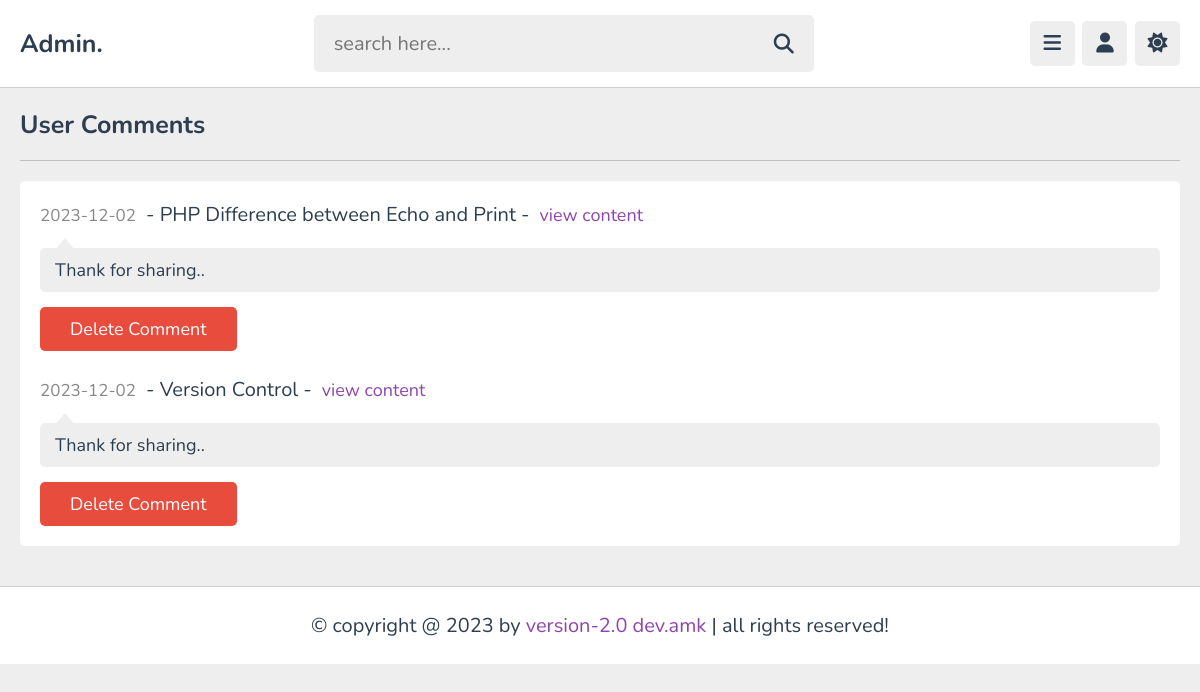
Page /admin/comments.php (signed in) on the committed database.
### tables this page shows
CREATE TABLE `comments` (
  `id` varchar(20) NOT NULL,
  `content_id` varchar(20) NOT NULL,
  `user_id` varchar(20) NOT NULL,
  `tutor_id` varchar(20) NOT NULL,
  `comment` varchar(1000) NOT NULL,
  `date` date NOT NULL DEFAULT current_timestamp()
);

CREATE TABLE `content` (
  `id` varchar(20) NOT NULL,
  `tutor_id` varchar(20) NOT NULL,
  `playlist_id` varchar(20) NOT NULL,
  `title` varchar(100) NOT NULL,
  `description` varchar(1000) NOT NULL,
  `video` varchar(100) NOT NULL,
  `thumb` varchar(100) NOT NULL,
  `date` date NOT NULL DEFAULT current_timestamp(),
  `status` varchar(20) NOT NULL DEFAULT 'deactive'
);

### admin/comments.php (the view, shortened to what this page needs)
<?php
include '../components/connect.php';
if(isset($_COOKIE['tutor_id'])){
   $tutor_id = $_COOKIE['tutor_id'];
}else{
   $tutor_id = '';
   header('location:login.php');
}
?>
<!DOCTYPE html>
<html lang="en">
<head>
   <link rel="stylesheet" href="https://cdnjs.cloudflare.com/ajax/libs/font-awesome/6.2.0/css/all.min.css">
   <link rel="stylesheet" href="../css/admin_style.css">
</head>
<body>
<?php include '../components/admin_header.php'; ?>
<section class="comments">
   <h1 class="heading">user comments</h1>
   <div class="show-comments">
      <?php
         $select_comments = $conn->prepare("SELECT * FROM `comments` WHERE tutor_id = ?");
         $select_comments->execute([$tutor_id]);
         if($select_comments->rowCount() > 0){
            while($fetch_comment = $select_comments->fetch(PDO::FETCH_ASSOC)){
               $select_content = $conn->prepare("SELECT * FROM `content` WHERE id = ?");
               $select_content->execute([$fetch_comment['content_id']]);
               $fetch_content = $select_content->fetch(PDO::FETCH_ASSOC);
      ?>
      <div class="box" style="<?php if($fetch_comment['tutor_id'] == $tutor_id){echo 'order:-1;';} ?>">
         <div class="content"><span><?= $fetch_comment['date']; ?></span><p> - <?= $fetch_content['title']; ?> - </p><a href="view_content.php?get_id=<?= $fetch_content['id']; ?>">view content</a></div>
         <p class="text"><?= $fetch_comment['comment']; ?></p>
         <form action="" method="post">
            <button type="submit" name="delete_comment" class="inline-delete-btn" onclick="return confirm('delete this comment?');">delete comment</button>
         </form>
      </div>
      <?php
       }
      }else{
         echo '<p class="empty">no comments added yet!</p>';
      }
      ?>
      </div>
</section>
<?php include '../components/footer.php'; ?>
</body>
</html>

### css/admin_style.css (style rules this page uses)
:root { --main-color:#8e44ad; --red:#e74c3c; --oragen:#f39c12; --white:#fff; --black:#2c3e50; --light-color:#888; --light-bg:#eee; --border:.1rem solid rgba(0,0,0,.2); }
* { font-family: 'Nunito', sans-serif; margin: 0; padding: 0; box-sizing: border-box; outline: none; border: none; text-decoration: none; }
html { font-size: 62.5%; overflow-x: hidden; }
body { background-color: var(--light-bg); padding-left: 30rem; }
section { padding:2rem; max-width: 1200px; margin: 0 auto; }
.btn, .option-btn, .delete-btn, .inline-btn, .inline-option-btn, .inline-delete-btn { border-radius: .5rem; padding: 1rem 3rem; font-size: 1.8rem; color: #fff; margin-top: 1rem; text-transform: capitalize; cursor: pointer; text-align: center; }
.inline-btn, .inline-option-btn, .inline-delete-btn { display: inline-block; }
.delete-btn, .inline-delete-btn { background-color: var(--red); }
.heading { padding-bottom: 1.8rem; border-bottom: var(--border); font-size: 2.5rem; color: var(--black); text-transform: capitalize; margin-bottom: 2rem; }
.comments .show-comments { background-color: var(--white); border-radius: .5rem; padding: 2rem; display: grid; gap: 2.5rem; }
.comments .show-comments .content { margin-bottom: 2rem; }
.comments .show-comments .content p { font-size: 2rem; color: var(--black); padding: 0 1rem; display: inline-block; }
.comments .show-comments .content span { font-size: 1.7rem; color: var(--light-color); }
.comments .show-comments .content a { color: var(--main-color); font-size: 1.8rem; }
.comments .show-comments .text { border-radius: .5rem; background-color: var(--light-bg); padding: 1rem 1.5rem; color: var(--black); margin: .5rem 0; position: relative; z-index: 0; white-space: pre-line; font-size: 1.8rem; }
.comments .show-comments .text::before { content: ''; position: absolute; top: -1rem; left: 1.5rem; height: 1.2rem; width: 2rem; background-color: var(--light-bg); clip-path: polygon(50% 0%, 0% 100%, 100% 100%); }
@media (max-width:1200px) { body { padding-left: 0; } }

### rows in the picture
comments: date "2023-12-02", content.title "PHP Difference between Echo and Print", comment "Thank for sharing.."
comments: date "2023-12-02", content.title "Version Control", comment "Thank for sharing.."
